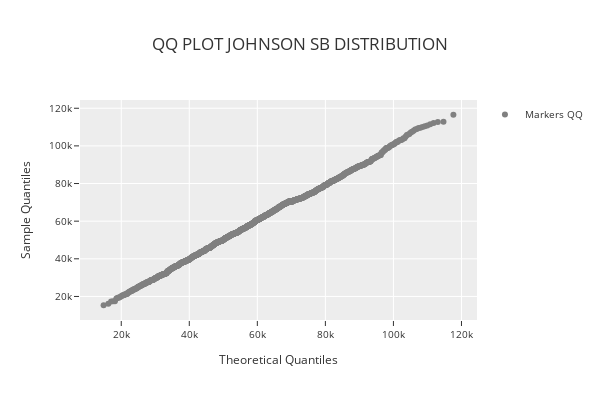

The cell this chart's notebook holds for it:
### Code cell
phi.qq_plot("johnson_sb")

### Figure 1 — Plotly figure (JSON) as saved in the notebook; plotly's stock layout.template omitted (floating-point values rounded to 4 significant figures; data arrays with more than 128 entries replaced by an {"elided": "..."} marker saying what was removed)
{"data": [{"marker": {"color": "rgba(128,128,128,1)", "size": 6}, "mode": "markers", "name": "Markers QQ", "showlegend": true, "type": "scatter", "x": {"elided": "1294 float values"}, "y": {"elided": "1294 float values"}}], "layout": {"height": 400, "legend": {"font": {"size": 10}, "orientation": "v", "title": {"font": {"size": 10}}, "xanchor": "left", "y": 1, "yanchor": "auto"}, "title": {"text": "QQ PLOT JOHNSON SB DISTRIBUTION"}, "width": 600, "xaxis": {"tickfont": {"size": 10}, "title": {"font": {"size": 12}, "text": "Theoretical Quantiles"}}, "yaxis": {"tickfont": {"size": 10}, "title": {"font": {"size": 12}, "text": "Sample Quantiles"}}}}
